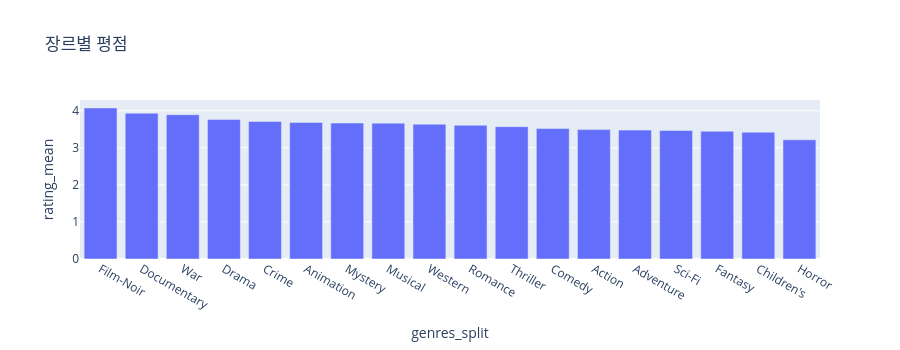

The notebook cell this image was saved under:
### Code cell
# 장르별 평점 plotly 버전
px.bar(rating_by_genre_df, x='genres_split', y='rating_mean', height=350, title='장르별 평점').update_xaxes(categoryorder="total descending")

### Figure 1 — Plotly figure (JSON) as saved in the notebook; plotly's stock layout.template omitted (floating-point values rounded to 4 significant figures)
{"data": [{"hovertemplate": "genres_split=%{x}<br>rating_mean=%{y}<extra></extra>", "legendgroup": "", "marker": {"color": "#636efa", "pattern": {"shape": ""}}, "name": "", "orientation": "v", "showlegend": false, "textposition": "auto", "type": "bar", "x": ["Horror", "Children's", "Fantasy", "Sci-Fi", "Adventure", "Action", "Comedy", "Thriller", "Romance", "Western", "Musical", "Mystery", "Animation", "Crime", "Drama", "War", "Documentary", "Film-Noir"], "xaxis": "x", "y": [3.215, 3.422, 3.447, 3.467, 3.477, 3.491, 3.522, 3.57, 3.607, 3.638, 3.666, 3.668, 3.685, 3.709, 3.766, 3.893, 3.933, 4.075], "yaxis": "y"}], "layout": {"barmode": "relative", "height": 350, "legend": {"tracegroupgap": 0}, "title": {"text": "장르별 평점"}, "xaxis": {"anchor": "y", "categoryorder": "total descending", "domain": [0, 1], "title": {"text": "genres_split"}}, "yaxis": {"anchor": "x", "domain": [0, 1], "title": {"text": "rating_mean"}}}}
